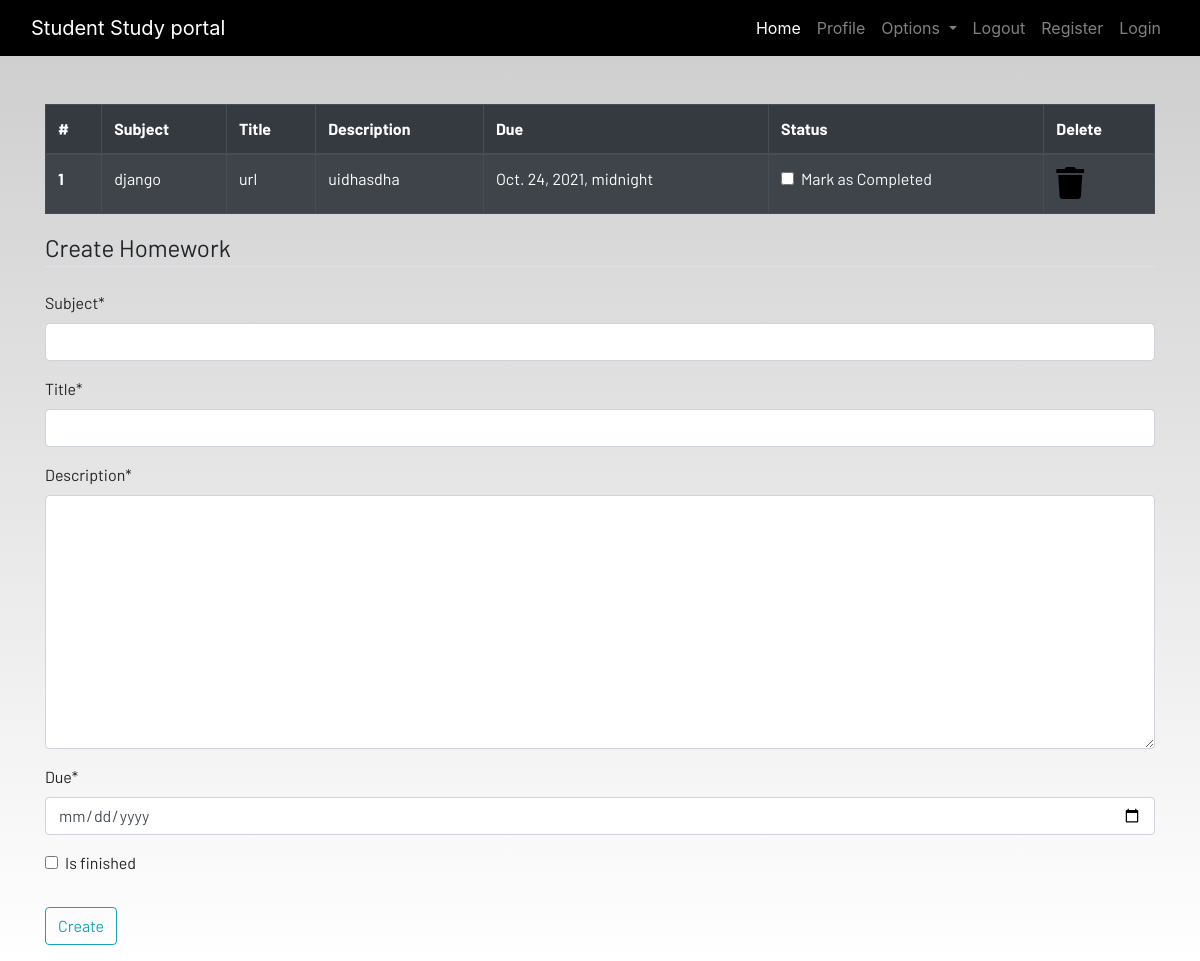
The page /homework (signed in) on the database its author committed.
### dashboard/models.py (models this page shows, shortened)
class Homework(models.Model):
    user = models.ForeignKey(User,on_delete=models.CASCADE)
    subject = models.CharField(max_length=50)
    title = models.CharField(max_length= 100)
    description = models.TextField()
    due = models.DateTimeField()
    is_finished = models.BooleanField(default= False)

### dashboard/views.py (the view)
# urls.py: path('homework',views.homework,name="homework"),
def homework(request):
    if request.method == "POST":
        form = HomeworkForm(request.POST)
        if form.is_valid():
            try:
                finished = request.POST['is_finished']
                if finished == 'on':
                    finished = True
                else:
                    finished = False
            except:
                finished = False
            homeworks = Homework(
                    user = request.user,
                    subject = request.POST['subject'],
                    title = request.POST['title'],
                    description = request.POST['description'],
                    due = request.POST['due'],
                    is_finished = finished
            )
            homeworks.save()
            messages.success(request,f"homework Added from {request.user.username} Successfully")
    else:
        form = HomeworkForm()
    homework = Homework.objects.filter(user=request.user)
    if len(homework) == 0:
        homework_done = True
    else:
        homework_done = False
    return render(request,'dashboard/homework.html', {'homeworks':homework, 'homework_done': homework_done,'form':form})

### dashboard/forms.py
class HomeworkForm(forms.ModelForm):
    class Meta:
        model = Homework
        widgets = {'due' : DateInput()}
        fields = ['subject','title','description','due','is_finished']

### dashboard/templates/dashboard/homework.html (shortened to what this page needs)
{% extends 'dashboard/base.html' %}
{% load static %}
{% load crispy_forms_tags %}
{% block content %}
<div class="container">
{% if not homework_done  %}
    <table class="table table-striped table-bordered table-hover table-dark">
        <thead>
            <tr>
                <th scope="col">#</th>
                <th scope="col">Subject</th>
                <th scope="col">Title</th>
                <th scope="col">Description</th>
                <th scope="col">Due</th>
                <th scope="col">Status</th>
                <th scope="col">Delete</th>
            </tr>
        </thead>
        <tbody>
            <tr>
                {% for dest in homeworks %}
                <th scope="row">1</th>
                <td>{{dest.subject}}</td>
                <td>{{dest.title}}</td>
                <td>{{dest.description}}</td>
                <td>{{dest.due}}</td>
                <td>
                    <a href="{% url 'update-homework' dest.id %}">
                        <div class="form-check">
                       {% if dest.is_finished == True %}
                            <input class="form-check-input" type="checkbox" value="" checked >
                            {% else %}
                        <input class="form-check-input" type="checkbox" value=""  >
                         {% endif %}
                            <label class="form-check-label text-light" for="flexCheckDefault">
                                Mark as Completed
                            </label>
                        </div>
                    </a>
                </td>
                <td><a href="{% url 'delete-homework' dest.id %}"><i class="fa fa-trash fa-2x"></i></a></td>
            </tr>
            {% endfor %}
        </tbody>
    </table>
{% else %}
    <h4>All homeworks are completed!! Create to have more!!</h4>
    {% endif %}
</div>
<div class=" container">
    <form method="POST">
        <fieldset class="form-group">
            <legend class="border-bottom mb-4">Create Homework</legend>
            {{form|crispy}}
        </fieldset>
        <div class="form-group">
            <button href="" class="btn btn-outline-info" type="submit">
                Create
            </button>
        </div>
    </form>
</div>
{% endblock content %}

### static/css/main.css (style rules this page uses)
html { scroll-behavior: smooth; height: 100%; width: 100%; }
a { text-decoration: none !important; color: black; }
html, body { max-width: 100%; overflow-x: hidden; height: 100%; width: 100%; }
body { background: linear-gradient(rgba(0, 0, 0, 0.2), rgba(255, 255, 255, 0.5)); overflow-x: hidden; background-repeat: no-repeat; }
.fa { color: black; }

### rows shown on the page
Homework: subject "django", title "url", description "uidhasdha", due "Oct. 24, 2021, midnight"
